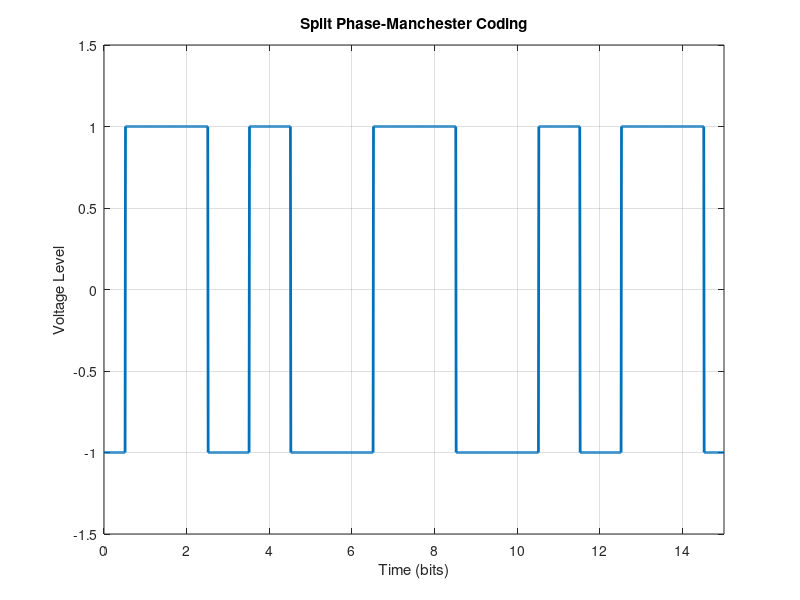

MATLAB code for this plot:
clc;
clear ;
close all;
% Number of bits
N = 8;

% Generate random binary data
binary_data = [0 1 1 0 1 0 0 1];
%binary_data = randi([0, 1], 1, N);

% Binary to Manchester Conversion
manchester_data = [];
for m = 1:N
    if binary_data(m) == 1
        manchester_data = [manchester_data 1 -1];
    else
        manchester_data = [manchester_data -1 1];
    end
end

% Manchester Coding Pulse Shaping
i = 1;
l = 0.5;
t = 0:0.01:(2*N-1);

y = zeros(size(t)); % Initialize the output signal

for j = 1:length(t)
    if t(j) <= l % Condition for the first half cycle
        y(j) = manchester_data(i); % Assign values for the first half cycle
    else
        y(j) = manchester_data(i);
        i = i + 1; % Increment index for binary input data
        l = l + 1; % Increment l for the second half cycle
    end
end

% Plotting
plot(t, y, 'lineWidth', 2); % Linewidth 2 for clear visualization
axis([0, 2*N-1, -1.5, 1.5]); % Axis set-up
grid on;
title('Split Phase-Manchester Coding');
xlabel('Time (bits)');
ylabel('Voltage Level');
